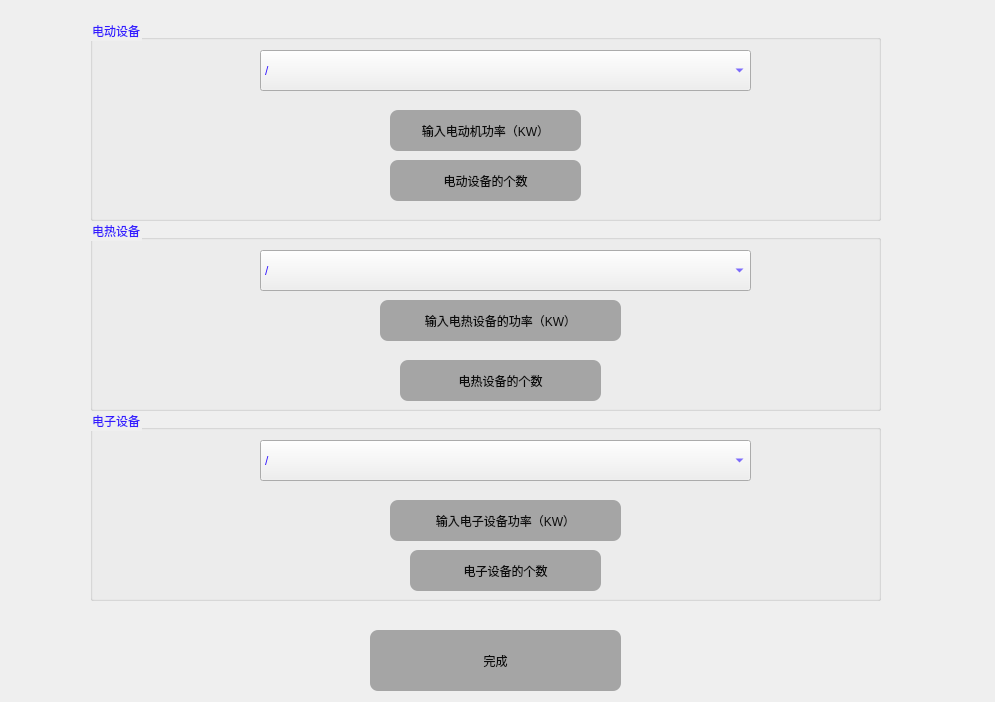
<?xml version="1.0" encoding="UTF-8"?>
<ui version="4.0">
 <class>Form</class>
 <widget class="QWidget" name="Form">
  <property name="geometry">
   <rect>
    <x>0</x>
    <y>0</y>
    <width>995</width>
    <height>702</height>
   </rect>
  </property>
  <property name="windowTitle">
   <string>Form</string>
  </property>
  <property name="styleSheet">
   <string notr="true">QWidget#Form{
	
	border-image: url(:/shebei/shebei.png);
}</string>
  </property>
  <widget class="QGroupBox" name="groupBox">
   <property name="geometry">
    <rect>
     <x>90</x>
     <y>20</y>
     <width>791</width>
     <height>201</height>
    </rect>
   </property>
   <property name="styleSheet">
    <string notr="true">font: 14pt &quot;楷体&quot;;
color: rgb(52, 26, 255);</string>
   </property>
   <property name="title">
    <string>电动设备</string>
   </property>
   <widget class="QComboBox" name="comboBox">
    <property name="geometry">
     <rect>
      <x>170</x>
      <y>30</y>
      <width>491</width>
      <height>41</height>
     </rect>
    </property>
    <item>
     <property name="text">
      <string>/</string>
     </property>
    </item>
    <item>
     <property name="text">
      <string>无任何电动设备</string>
     </property>
    </item>
    <item>
     <property name="text">
      <string>工艺设备及其电动设备均在室内</string>
     </property>
    </item>
    <item>
     <property name="text">
      <string>工艺设备在室内，电动机不在室内</string>
     </property>
    </item>
    <item>
     <property name="text">
      <string>工艺设备不在室内，电动机在室内</string>
     </property>
    </item>
   </widget>
   <widget class="QPushButton" name="pushButton">
    <property name="enabled">
     <bool>false</bool>
    </property>
    <property name="geometry">
     <rect>
      <x>300</x>
      <y>90</y>
      <width>191</width>
      <height>41</height>
     </rect>
    </property>
    <property name="styleSheet">
     <string notr="true">
QPushButton{
font: 10pt &quot;楷体&quot;;
color: rgb(16, 16, 16);
border-radius:8px;
background-color:rgb(33, 174, 250);
spacing:20px;
}
QPushButton:hover{
background-color:rgb(72,203,250);
}
QPushButton:pressed{
background-color:rgb(85,85,255);
}
QPushButton:checked{
background-color: rgb(11, 15, 255);
}
QPushButton:disabled{
	background-color: rgb(165, 165, 165);
	color: rgb(11, 11, 11);
}</string>
    </property>
    <property name="text">
     <string>输入电动机功率（KW）</string>
    </property>
   </widget>
   <widget class="QPushButton" name="pushButton_3">
    <property name="enabled">
     <bool>false</bool>
    </property>
    <property name="geometry">
     <rect>
      <x>300</x>
      <y>140</y>
      <width>191</width>
      <height>41</height>
     </rect>
    </property>
    <property name="styleSheet">
     <string notr="true">
QPushButton{
font: 10pt &quot;楷体&quot;;
color: rgb(16, 16, 16);
border-radius:8px;
background-color:rgb(33, 174, 250);
spacing:20px;
}
QPushButton:hover{
background-color:rgb(72,203,250);
}
QPushButton:pressed{
background-color:rgb(85,85,255);
}
QPushButton:checked{
background-color: rgb(11, 15, 255);
}
QPushButton:disabled{
	background-color: rgb(165, 165, 165);
	color: rgb(11, 11, 11);
}</string>
    </property>
    <property name="text">
     <string>电动设备的个数</string>
    </property>
   </widget>
  </widget>
  <widget class="QGroupBox" name="groupBox_2">
   <property name="geometry">
    <rect>
     <x>90</x>
     <y>220</y>
     <width>791</width>
     <height>191</height>
    </rect>
   </property>
   <property name="styleSheet">
    <string notr="true">font: 14pt &quot;楷体&quot;;
color: rgb(52, 26, 255);</string>
   </property>
   <property name="title">
    <string>电热设备</string>
   </property>
   <widget class="QComboBox" name="comboBox_2">
    <property name="geometry">
     <rect>
      <x>170</x>
      <y>30</y>
      <width>491</width>
      <height>41</height>
     </rect>
    </property>
    <item>
     <property name="text">
      <string>/</string>
     </property>
    </item>
    <item>
     <property name="text">
      <string>无任何电热设备</string>
     </property>
    </item>
    <item>
     <property name="text">
      <string>有保温密闭罩的电热设备</string>
     </property>
    </item>
   </widget>
   <widget class="QPushButton" name="pushButton_2">
    <property name="enabled">
     <bool>false</bool>
    </property>
    <property name="geometry">
     <rect>
      <x>290</x>
      <y>80</y>
      <width>241</width>
      <height>41</height>
     </rect>
    </property>
    <property name="styleSheet">
     <string notr="true">
QPushButton{
font: 10pt &quot;楷体&quot;;
color: rgb(16, 16, 16);
border-radius:8px;
background-color:rgb(33, 174, 250);
spacing:20px;
}
QPushButton:hover{
background-color:rgb(72,203,250);
}
QPushButton:pressed{
background-color:rgb(85,85,255);
}
QPushButton:checked{
background-color: rgb(11, 15, 255);
}
QPushButton:disabled{

	background-color: rgb(165, 165, 165);
	color: rgb(11, 11, 11);
}</string>
    </property>
    <property name="text">
     <string>输入电热设备的功率（KW）</string>
    </property>
   </widget>
   <widget class="QPushButton" name="pushButton_5">
    <property name="enabled">
     <bool>false</bool>
    </property>
    <property name="geometry">
     <rect>
      <x>310</x>
      <y>140</y>
      <width>201</width>
      <height>41</height>
     </rect>
    </property>
    <property name="styleSheet">
     <string notr="true">
QPushButton{
font: 10pt &quot;楷体&quot;;
color: rgb(16, 16, 16);
border-radius:8px;
background-color:rgb(33, 174, 250);
spacing:20px;
}
QPushButton:hover{
background-color:rgb(72,203,250);
}
QPushButton:pressed{
background-color:rgb(85,85,255);
}
QPushButton:checked{
background-color: rgb(11, 15, 255);
}
QPushButton:disabled{
	background-color: rgb(165, 165, 165);
	color: rgb(11, 11, 11);
}</string>
    </property>
    <property name="text">
     <string>电热设备的个数</string>
    </property>
   </widget>
  </widget>
  <widget class="QGroupBox" name="groupBox_3">
   <property name="geometry">
    <rect>
     <x>90</x>
     <y>410</y>
     <width>791</width>
     <height>191</height>
    </rect>
   </property>
   <property name="styleSheet">
    <string notr="true">font: 14pt &quot;楷体&quot;;
color: rgb(52, 26, 255);</string>
   </property>
   <property name="title">
    <string>电子设备</string>
   </property>
   <widget class="QComboBox" name="comboBox_3">
    <property name="geometry">
     <rect>
      <x>170</x>
      <y>30</y>
      <width>491</width>
      <height>41</height>
     </rect>
    </property>
    <item>
     <property name="text">
      <string>/</string>
     </property>
    </item>
    <item>
     <property name="text">
      <string>无任何电子设备</string>
     </property>
    </item>
    <item>
     <property name="text">
      <string>电子计算机</string>
     </property>
    </item>
    <item>
     <property name="text">
      <string>一般仪表</string>
     </property>
    </item>
    <item>
     <property name="text">
      <string>其他电子设备</string>
     </property>
    </item>
   </widget>
   <widget class="QPushButton" name="pushButton_4">
    <property name="enabled">
     <bool>false</bool>
    </property>
    <property name="geometry">
     <rect>
      <x>300</x>
      <y>90</y>
      <width>231</width>
      <height>41</height>
     </rect>
    </property>
    <property name="styleSheet">
     <string notr="true">
QPushButton{
font: 10pt &quot;楷体&quot;;
color: rgb(16, 16, 16);
border-radius:8px;
background-color:rgb(33, 174, 250);
spacing:20px;
}
QPushButton:hover{
background-color:rgb(72,203,250);
}
QPushButton:pressed{
background-color:rgb(85,85,255);
}
QPushButton:checked{
background-color: rgb(11, 15, 255);
}
QPushButton:disabled{

	background-color: rgb(165, 165, 165);
	color: rgb(11, 11, 11);
}</string>
    </property>
    <property name="text">
     <string>输入电子设备功率（KW）</string>
    </property>
   </widget>
   <widget class="QPushButton" name="pushButton_6">
    <property name="enabled">
     <bool>false</bool>
    </property>
    <property name="geometry">
     <rect>
      <x>320</x>
      <y>140</y>
      <width>191</width>
      <height>41</height>
     </rect>
    </property>
    <property name="styleSheet">
     <string notr="true">
QPushButton{
font: 10pt &quot;楷体&quot;;
color: rgb(16, 16, 16);
border-radius:8px;
background-color:rgb(33, 174, 250);
spacing:20px;
}
QPushButton:hover{
background-color:rgb(72,203,250);
}
QPushButton:pressed{
background-color:rgb(85,85,255);
}
QPushButton:checked{
background-color: rgb(11, 15, 255);
}
QPushButton:disabled{
	background-color: rgb(165, 165, 165);
	color: rgb(11, 11, 11);
}</string>
    </property>
    <property name="text">
     <string>电子设备的个数</string>
    </property>
   </widget>
  </widget>
  <widget class="QPushButton" name="pushButton_7">
   <property name="enabled">
    <bool>false</bool>
   </property>
   <property name="geometry">
    <rect>
     <x>370</x>
     <y>630</y>
     <width>251</width>
     <height>61</height>
    </rect>
   </property>
   <property name="styleSheet">
    <string notr="true">QPushButton{
color:white;
font: 16pt &quot;楷体&quot;;
border-radius:8px;
background-color:rgb(33, 174, 250);
spacing:20px;
}
QPushButton:hover{
background-color:rgb(72,203,250);
}
QPushButton:pressed{
background-color:rgb(85,85,255);
}
QPushButton:checked{
background-color: rgb(11, 15, 255);
}
QPushButton:disabled{

	background-color: rgb(165, 165, 165);
	color: rgb(11, 11, 11);
}</string>
   </property>
   <property name="text">
    <string>完成</string>
   </property>
  </widget>
 </widget>
 <resources>
  <include location="../pic/shebei.qrc"/>
 </resources>
 <connections/>
</ui>
